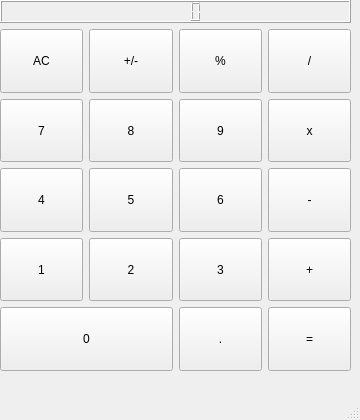
<?xml version="1.0" encoding="UTF-8"?>
<ui version="4.0">
 <class>MainWindow</class>
 <widget class="QMainWindow" name="MainWindow">
  <property name="geometry">
   <rect>
    <x>0</x>
    <y>0</y>
    <width>360</width>
    <height>420</height>
   </rect>
  </property>
  <property name="sizePolicy">
   <sizepolicy hsizetype="Fixed" vsizetype="Fixed">
    <horstretch>0</horstretch>
    <verstretch>0</verstretch>
   </sizepolicy>
  </property>
  <property name="windowTitle">
   <string>CommandCalculator</string>
  </property>
  <widget class="QWidget" name="centralwidget">
   <widget class="QWidget" name="verticalLayoutWidget">
    <property name="geometry">
     <rect>
      <x>0</x>
      <y>0</y>
      <width>351</width>
      <height>371</height>
     </rect>
    </property>
    <layout class="QVBoxLayout" name="verticalLayout">
     <item>
      <widget class="QLCDNumber" name="lcdNumber">
       <property name="enabled">
        <bool>true</bool>
       </property>
       <property name="sizePolicy">
        <sizepolicy hsizetype="Minimum" vsizetype="Minimum">
         <horstretch>0</horstretch>
         <verstretch>0</verstretch>
        </sizepolicy>
       </property>
       <property name="sizeIncrement">
        <size>
         <width>0</width>
         <height>0</height>
        </size>
       </property>
       <property name="font">
        <font>
         <pointsize>12</pointsize>
        </font>
       </property>
       <property name="frameShadow">
        <enum>QFrame::Raised</enum>
       </property>
       <property name="digitCount">
        <number>5</number>
       </property>
      </widget>
     </item>
     <item>
      <layout class="QGridLayout" name="gridLayout">
       <item row="2" column="2">
        <widget class="QPushButton" name="pushButton6">
         <property name="sizePolicy">
          <sizepolicy hsizetype="Minimum" vsizetype="MinimumExpanding">
           <horstretch>0</horstretch>
           <verstretch>0</verstretch>
          </sizepolicy>
         </property>
         <property name="text">
          <string>6</string>
         </property>
        </widget>
       </item>
       <item row="1" column="3">
        <widget class="QPushButton" name="pushButtonMlt">
         <property name="sizePolicy">
          <sizepolicy hsizetype="Minimum" vsizetype="MinimumExpanding">
           <horstretch>0</horstretch>
           <verstretch>0</verstretch>
          </sizepolicy>
         </property>
         <property name="text">
          <string>x</string>
         </property>
        </widget>
       </item>
       <item row="2" column="3">
        <widget class="QPushButton" name="pushButtonSub">
         <property name="sizePolicy">
          <sizepolicy hsizetype="Minimum" vsizetype="MinimumExpanding">
           <horstretch>0</horstretch>
           <verstretch>0</verstretch>
          </sizepolicy>
         </property>
         <property name="text">
          <string>-</string>
         </property>
        </widget>
       </item>
       <item row="0" column="0">
        <widget class="QPushButton" name="pushButtonClear">
         <property name="sizePolicy">
          <sizepolicy hsizetype="Minimum" vsizetype="MinimumExpanding">
           <horstretch>0</horstretch>
           <verstretch>0</verstretch>
          </sizepolicy>
         </property>
         <property name="text">
          <string>AC</string>
         </property>
        </widget>
       </item>
       <item row="1" column="0">
        <widget class="QPushButton" name="pushButton7">
         <property name="sizePolicy">
          <sizepolicy hsizetype="Minimum" vsizetype="MinimumExpanding">
           <horstretch>0</horstretch>
           <verstretch>0</verstretch>
          </sizepolicy>
         </property>
         <property name="text">
          <string>7</string>
         </property>
        </widget>
       </item>
       <item row="3" column="0">
        <widget class="QPushButton" name="pushButton1">
         <property name="sizePolicy">
          <sizepolicy hsizetype="Minimum" vsizetype="MinimumExpanding">
           <horstretch>0</horstretch>
           <verstretch>0</verstretch>
          </sizepolicy>
         </property>
         <property name="text">
          <string>1</string>
         </property>
        </widget>
       </item>
       <item row="1" column="2">
        <widget class="QPushButton" name="pushButton9">
         <property name="sizePolicy">
          <sizepolicy hsizetype="Minimum" vsizetype="MinimumExpanding">
           <horstretch>0</horstretch>
           <verstretch>0</verstretch>
          </sizepolicy>
         </property>
         <property name="text">
          <string>9</string>
         </property>
        </widget>
       </item>
       <item row="1" column="1">
        <widget class="QPushButton" name="pushButton8">
         <property name="sizePolicy">
          <sizepolicy hsizetype="Minimum" vsizetype="MinimumExpanding">
           <horstretch>0</horstretch>
           <verstretch>0</verstretch>
          </sizepolicy>
         </property>
         <property name="text">
          <string>8</string>
         </property>
        </widget>
       </item>
       <item row="0" column="3">
        <widget class="QPushButton" name="pushButtonDiv">
         <property name="sizePolicy">
          <sizepolicy hsizetype="Minimum" vsizetype="MinimumExpanding">
           <horstretch>0</horstretch>
           <verstretch>0</verstretch>
          </sizepolicy>
         </property>
         <property name="text">
          <string>/</string>
         </property>
        </widget>
       </item>
       <item row="0" column="2">
        <widget class="QPushButton" name="pushButtonMod">
         <property name="sizePolicy">
          <sizepolicy hsizetype="Minimum" vsizetype="MinimumExpanding">
           <horstretch>0</horstretch>
           <verstretch>0</verstretch>
          </sizepolicy>
         </property>
         <property name="text">
          <string>%</string>
         </property>
        </widget>
       </item>
       <item row="2" column="0">
        <widget class="QPushButton" name="pushButton4">
         <property name="sizePolicy">
          <sizepolicy hsizetype="Minimum" vsizetype="MinimumExpanding">
           <horstretch>0</horstretch>
           <verstretch>0</verstretch>
          </sizepolicy>
         </property>
         <property name="text">
          <string>4</string>
         </property>
        </widget>
       </item>
       <item row="2" column="1">
        <widget class="QPushButton" name="pushButton5">
         <property name="sizePolicy">
          <sizepolicy hsizetype="Minimum" vsizetype="MinimumExpanding">
           <horstretch>0</horstretch>
           <verstretch>0</verstretch>
          </sizepolicy>
         </property>
         <property name="text">
          <string>5</string>
         </property>
        </widget>
       </item>
       <item row="0" column="1">
        <widget class="QPushButton" name="pushButtonReverseSign">
         <property name="sizePolicy">
          <sizepolicy hsizetype="Minimum" vsizetype="MinimumExpanding">
           <horstretch>0</horstretch>
           <verstretch>0</verstretch>
          </sizepolicy>
         </property>
         <property name="text">
          <string>+/-</string>
         </property>
        </widget>
       </item>
       <item row="3" column="1">
        <widget class="QPushButton" name="pushButton2">
         <property name="sizePolicy">
          <sizepolicy hsizetype="Minimum" vsizetype="MinimumExpanding">
           <horstretch>0</horstretch>
           <verstretch>0</verstretch>
          </sizepolicy>
         </property>
         <property name="text">
          <string>2</string>
         </property>
        </widget>
       </item>
       <item row="3" column="2">
        <widget class="QPushButton" name="pushButton3">
         <property name="sizePolicy">
          <sizepolicy hsizetype="Minimum" vsizetype="MinimumExpanding">
           <horstretch>0</horstretch>
           <verstretch>0</verstretch>
          </sizepolicy>
         </property>
         <property name="text">
          <string>3</string>
         </property>
        </widget>
       </item>
       <item row="3" column="3">
        <widget class="QPushButton" name="pushButtonAdd">
         <property name="sizePolicy">
          <sizepolicy hsizetype="Minimum" vsizetype="MinimumExpanding">
           <horstretch>0</horstretch>
           <verstretch>0</verstretch>
          </sizepolicy>
         </property>
         <property name="text">
          <string>+</string>
         </property>
        </widget>
       </item>
       <item row="4" column="2">
        <widget class="QPushButton" name="pushButtonDot">
         <property name="sizePolicy">
          <sizepolicy hsizetype="Minimum" vsizetype="MinimumExpanding">
           <horstretch>0</horstretch>
           <verstretch>0</verstretch>
          </sizepolicy>
         </property>
         <property name="text">
          <string>.</string>
         </property>
        </widget>
       </item>
       <item row="4" column="3">
        <widget class="QPushButton" name="pushButtonEqual">
         <property name="sizePolicy">
          <sizepolicy hsizetype="Minimum" vsizetype="MinimumExpanding">
           <horstretch>0</horstretch>
           <verstretch>0</verstretch>
          </sizepolicy>
         </property>
         <property name="text">
          <string>=</string>
         </property>
        </widget>
       </item>
       <item row="4" column="0" colspan="2">
        <widget class="QPushButton" name="pushButton0">
         <property name="sizePolicy">
          <sizepolicy hsizetype="Minimum" vsizetype="MinimumExpanding">
           <horstretch>0</horstretch>
           <verstretch>0</verstretch>
          </sizepolicy>
         </property>
         <property name="text">
          <string>0</string>
         </property>
        </widget>
       </item>
      </layout>
     </item>
    </layout>
   </widget>
  </widget>
  <widget class="QMenuBar" name="menubar">
   <property name="geometry">
    <rect>
     <x>0</x>
     <y>0</y>
     <width>360</width>
     <height>20</height>
    </rect>
   </property>
  </widget>
  <widget class="QStatusBar" name="statusbar"/>
 </widget>
 <resources/>
 <connections/>
</ui>
